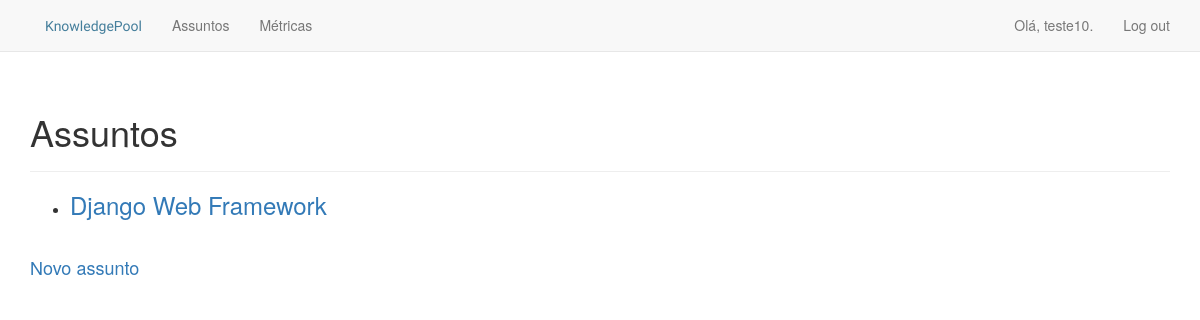
The app's page /assuntos (signed in), older data.
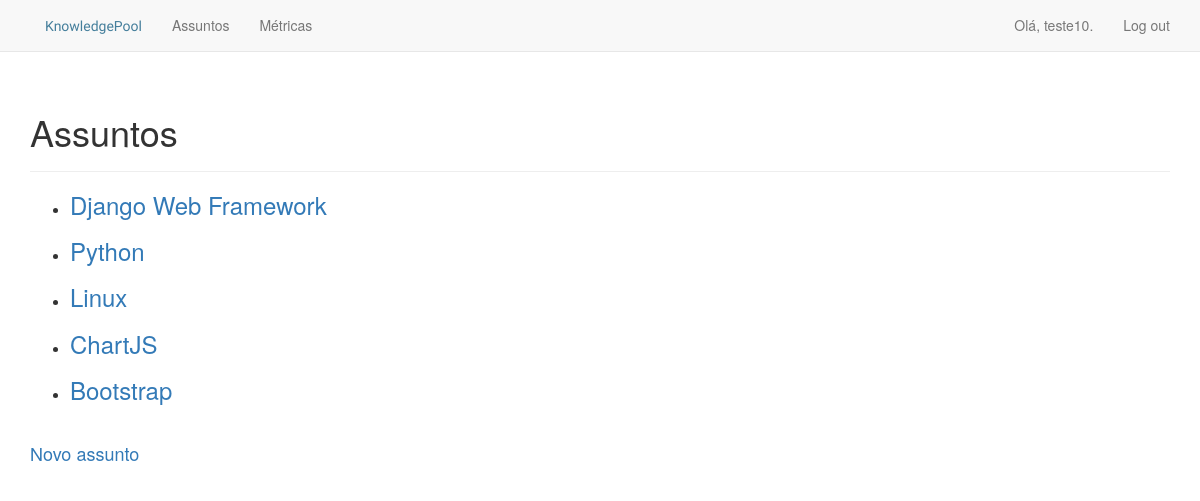
The same page, newer data.
### knowledge_pool/models.py (models this page shows)
class Assunto(models.Model):
    titulo = models.CharField(max_length=200)
    descricao = models.TextField()
    data_criacao = models.DateTimeField(auto_now_add=True)
    dono = models.ForeignKey(User)
    def __str__(self):
        return self.titulo

### knowledge_pool/views.py (the view)
# urls.py: url(r'^assuntos$', views.assuntos, name='assuntos'),
@login_required
def assuntos(request):
    lista_assuntos = Assunto.objects.order_by('data_criacao')
    contexto = {'lista_assuntos': lista_assuntos}
    return render(request, 'knowledge_pool/assuntos.html', contexto)

### knowledge_pool/templates/knowledge_pool/assuntos.html
{% extends "knowledge_pool/base.html" %}
{% block header %}
    <h1>Assuntos</h1>
{% endblock header %}
{% block content %}
  <ul>
    {% for assunto in lista_assuntos  %}
      <li>
          <h3>
              <a href="{% url 'knowledge_pool:assunto' assunto.id %}">
                  {{ assunto }}
              </a>
          </h3>
      </li>
    {% empty %}
      <li>Nenhum assunto cadastrado até o momento.</li>
    {% endfor %}
  </ul>
  <br />
  <h4><a href="{% url 'knowledge_pool:novo_assunto' %}">Novo assunto</a></h4>
{% endblock content %}

Row changes from the older to the newer data that the page shows:
added Assunto: titulo "Python"
added Assunto: titulo "Linux"
added Assunto: titulo "ChartJS"
added Assunto: titulo "Bootstrap"
